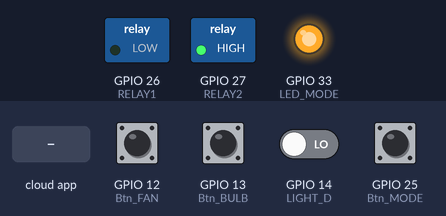
The sketch below on a simulated ESP32. On the bench: switched loads named in the sketch (green lamp = pin HIGH), output pins drawn as LEDs (lit = HIGH). The inputs (shaded band) are chosen by the test bench; at power-on: GPIO 12 (Btn_FAN), GPIO 13 (Btn_BULB), GPIO 25 (Btn_MODE) HIGH, GPIO 14 (LIGHT_D) LOW. WiFi joins after 1.5 s; servers stay silent unless stated; the Firebase database answers and starts empty; what the sketch prints to the serial monitor is not drawn.

Above: at 2.8 s.
2.9 s: GPIO 14 (LIGHT_D) driven HIGH
At 4.3 s:
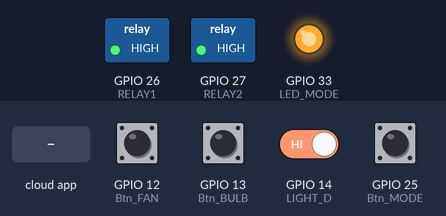
5.9 s: the phone or cloud app sets STATUS to 0
At 7.5 s:
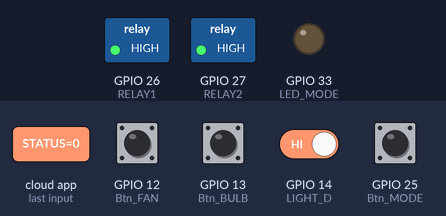
7.8 s: the phone or cloud app sets STATUS to 0
At 8.7 s:
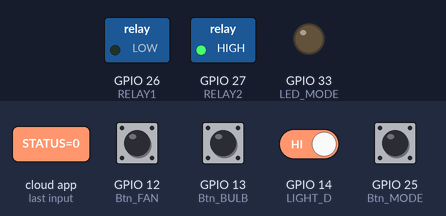
9.3 s: GPIO 12 (Btn_FAN) pulled LOW for 0.25 s
At 10.0 s:
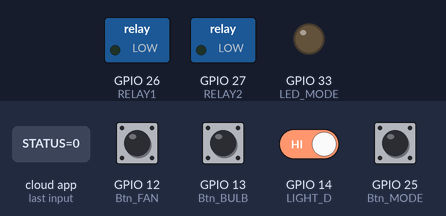
11.0 s: GPIO 25 (Btn_MODE) pulled LOW for 1 s
At 12.0 s:
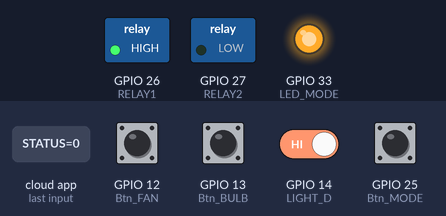
13.5 s: GPIO 25 (Btn_MODE) pulled LOW for 0.25 s
At 14.7 s:
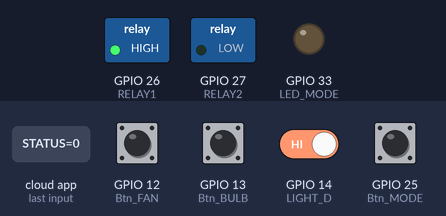
Timing chart, 0 to 16.2 s (numbered marks = the images above; inputs shaded):
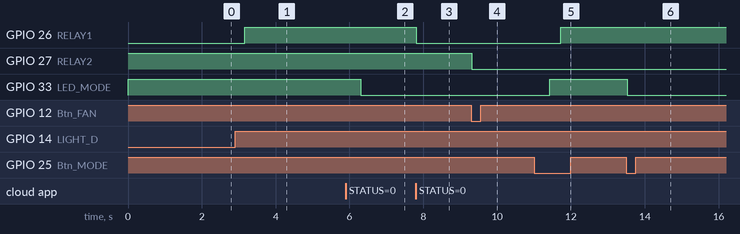

The sketch:

Main.ino
```cpp
#include <WiFi.h>
#include <FirebaseESP32.h>
#include <string.h>

#define Btn_BULB 13
#define Btn_FAN 12
#define Btn_MODE 25
#define RELAY1 26
#define RELAY2 27
#define LIGHT_D 14
#define LED_MODE 33
#define TIME_BETWEEN_BNT 50
#define TIME_BETWEEN_AUTO_FAN 6000000

#define API_KEY "AIzaSyCLejWktrbQkwhQumtWzRzrFyQ6gOpYvmI"
#define DATABASE_URL "esp-data-logging-a1f34-default-rtdb.asia-southeast1.firebasedatabase.app"

#define USER_EMAIL "tamle01687375070@gmail.com"
#define USER_PASSWORD "Tamle2512"

#define STORAGE_BUCKET_ID "esp-data-logging-a1f34.appspot.com"

#define  WIFI_SSID "KIM PHUNG"
#define  WIFI_PASSWORD "68686868"

FirebaseData fbdo;
FirebaseAuth auth;
FirebaseConfig config;

int MODE = 1;

int relayBulbState = LOW;
int relayFanState = HIGH;

int Btn_mode_state = HIGH;
int last_Btn_mode_state = HIGH;

int btn_bulb_state;
int last_btn_bulb_state = LOW;

int btn_fan_state;
int last_btn_fan_state = LOW;
unsigned long lastDebounceTime = 0;  // Thời điểm debounce gần nhất

unsigned long lastTimeBtnMode = 0;
unsigned long lastTimeBtnBulb = 0;
unsigned long lastTimeBtnFan = 0;

unsigned long lastTimeUpdateFan = 0;

hw_timer_t *My_timer = NULL;

//portMUX_TYPE timerMux = portMUX_INITIALIZER_UNLOCKED;
void IRAM_ATTR onTimer() {
  //portENTER_CRITICAL_ISR(&timerMux); //vào chế độ tránh xung đột
  digitalWrite(RELAY2, !digitalRead(RELAY2));
  relayFanState = digitalRead(RELAY2);
  // display fan state
  if (relayFanState == HIGH) {
    Serial.println("NOW AUTO: FAN IS ON");
  } else if (relayFanState == LOW) {
    Serial.println("NOW AUTO: FAN IS OFF");
  }
  //portEXIT_CRITICAL_ISR(&timerMux); // thoát
}

void setup() {

  Serial.begin(115200);

  pinMode(RELAY1, OUTPUT);
  pinMode(RELAY2, OUTPUT);
  pinMode(LED_MODE, OUTPUT);
  pinMode(LIGHT_D, INPUT);

  digitalWrite(RELAY2, relayFanState);
  digitalWrite(LED_MODE, HIGH);

  pinMode(Btn_MODE, INPUT_PULLUP);
  last_Btn_mode_state = digitalRead(Btn_MODE);

  pinMode(Btn_BULB, INPUT_PULLUP);
  last_btn_bulb_state = digitalRead(Btn_BULB);

  pinMode(Btn_FAN, INPUT_PULLUP);
  last_btn_fan_state = digitalRead(Btn_FAN);

  ConnectWifi();

  config.api_key = API_KEY;

  auth.user.email = USER_EMAIL;
  auth.user.password = USER_PASSWORD;

  config.database_url = DATABASE_URL;

  Firebase.begin(&config, &auth);
  Firebase.reconnectWiFi(true);

  Firebase.setReadTimeout(fbdo, 1000 * 60);
  Firebase.setwriteSizeLimit(fbdo, "tiny");

  Firebase.setInt(fbdo, "/Do_An_1/AUTO_MODE/STATUS", 1);
  // timer
  My_timer = timerBegin(0, 80, true);
  timerAttachInterrupt(My_timer, &onTimer, true);
  timerAlarmWrite(My_timer, TIME_BETWEEN_AUTO_FAN, true);
  timerAlarmEnable(My_timer);
}

void loop() {
  ReadMode();
  RunChoiceMode();
  sendFanState();
}
```

Auto_Func.ino
```cpp
void BulbAuto(int8_t Light_Sensor_Pin, uint8_t Relay_Pin) {
  int D_Value = digitalRead(Light_Sensor_Pin);
  relayBulbState = digitalRead(Relay_Pin);
  if ((D_Value == HIGH) && (relayBulbState == LOW)) {
    //digitalWrite(Relay_Pin, HIGH);
    Serial.println("AUTO MODE: DEN ON");
    if (Firebase.setInt(fbdo, "/Do_An_1/DEN/STATUS", 1)) {
      Serial.println("Upload bulb state success");
    }
  } else if ((D_Value == LOW) && (relayBulbState == HIGH)) {
    //digitalWrite(Relay_Pin, LOW);
    Serial.println("AUTO MODE: DEN OFF");
    if (WiFi.status() != WL_CONNECTED) {

    } else {
      if (Firebase.setInt(fbdo, "/Do_An_1/DEN/STATUS", 0))
        Serial.println("Upload bulb state success");
    }
  }

  relayBulbState = D_Value;

  if (relayBulbState == HIGH) {
    digitalWrite(Relay_Pin, HIGH);
  } else {
    digitalWrite(Relay_Pin, LOW);
  }

  sendFanState();
}

//

void sendFanState() {
  relayFanState = digitalRead(RELAY2);
  if (WiFi.status() != WL_CONNECTED) {

  } else {
    if (MODE == 1) {
      if (millis() - lastTimeUpdateFan > 2000) {
        if (relayFanState == HIGH) {

          if (Firebase.setInt(fbdo, "/Do_An_1/QUAT/STATUS", 1))
            //Serial.println("Upload fan state on success");
            return;
        } else if (relayFanState == LOW) {

          if (Firebase.setInt(fbdo, "/Do_An_1/QUAT/STATUS", 0))
            //Serial.println("Upload fan state off success");
            return;
        }

        lastTimeUpdateFan = millis();
      }
    }
  }
}
```

Bulb_Munual_Func.ino
```cpp
void BulbManual() {
  if (WiFi.status() != WL_CONNECTED) {

  } else {
    if (Firebase.getInt(fbdo, "/Do_An_1/DEN/STATUS")) {

      int BulbFB = fbdo.intData();

      if (BulbFB == 0) {
        digitalWrite(RELAY1, LOW);
      } else {
        digitalWrite(RELAY1, HIGH);
      }
    } else {
      Serial.println("Download fail: ");
    }
  }

  if (millis() - lastTimeBtnBulb > TIME_BETWEEN_BNT) {
    btn_bulb_state = digitalRead(Btn_BULB);
    if (btn_bulb_state != last_btn_bulb_state) {
      lastTimeBtnBulb = millis();
      last_btn_bulb_state = btn_bulb_state;
      if (btn_bulb_state == LOW) {
        Ctrl_Bulb_Manual(RELAY1);
      }
    }
  }
}

//

void Ctrl_Bulb_Manual(uint8_t Relay_Pin) {
  relayBulbState = !relayBulbState;
  digitalWrite(Relay_Pin, relayBulbState);

  if (relayBulbState == HIGH) {
    Serial.println("DEN IS ON IN MUNUAL");
    if (WiFi.status() != WL_CONNECTED) {

    } else {
      if (Firebase.setInt(fbdo, "/Do_An_1/DEN/STATUS", 1))
        Serial.println("Upload bulb state success");
    }
  } else if (relayBulbState == LOW) {
    Serial.println("DEN IS OFF IN MANUAL");
    if (WiFi.status() != WL_CONNECTED) {

    } else {
      if (Firebase.setInt(fbdo, "/Do_An_1/DEN/STATUS", 0))
        Serial.println("Upload bulb state success");
    }
  }
}
```

Connect_Wifi_Function.ino
```cpp
void ConnectWifi() {
  WiFi.mode(WIFI_STA);
  WiFi.begin(WIFI_SSID, WIFI_PASSWORD);
  Serial.print("Connecting to Wi-Fi");

  unsigned long StartConnect = millis();

  while ((WiFi.status() != WL_CONNECTED) && (millis() - StartConnect < 5000)) {
    Serial.print(".");
    delay(100);
  }

  if (WiFi.status() != WL_CONNECTED){
    Serial.println("Failed to connect Wifi !!!");
 }
  else{
    Serial.println();
    Serial.print("Connected with IP: ");
    Serial.println(WiFi.localIP());
    Serial.println();
   }
}
```

Fan_Manual_Func.ino
```cpp
void FanManual() {

  if (WiFi.status() != WL_CONNECTED) {

  } else {
    if (Firebase.getInt(fbdo, "/Do_An_1/QUAT/STATUS")) {
      int FanFB = fbdo.intData();

      if (FanFB == 0) {
        digitalWrite(RELAY2, LOW);
      } else {
        digitalWrite(RELAY2, HIGH);
      }
    } else {
      Serial.println("Download fail: ");
    }
  }

  if (millis() - lastTimeBtnFan > TIME_BETWEEN_BNT) {
    btn_fan_state = digitalRead(Btn_FAN);
    if (btn_fan_state != last_btn_fan_state) {
      lastTimeBtnFan = millis();
      last_btn_fan_state = btn_fan_state;
      if (btn_fan_state == LOW) {
        Ctrl_Fan_Manual(RELAY2);
      }
    }
  }
}

//

void Ctrl_Fan_Manual(uint8_t Relay_Pin) {
  relayFanState = !relayFanState;
  digitalWrite(Relay_Pin, relayFanState);

  // display FanManual state on terminal
  if (relayFanState == HIGH) {
    Serial.println("FAN IS ON IN MUNUAL");
    if (WiFi.status() != WL_CONNECTED) {

    } else {
      if (Firebase.setInt(fbdo, "/Do_An_1/QUAT/STATUS", 1))
        Serial.println("Upload fan state success");
    }
  }

  else if (relayFanState == LOW) {
    Serial.println("FAN IS OFF IN MUNUAL");
    if (WiFi.status() != WL_CONNECTED) {
    } else {
      if (Firebase.setInt(fbdo, "/Do_An_1/QUAT/STATUS", 0))
        Serial.println("Upload fan state success");
    }
  }
}
```

Read_Mode_Func.ino
```cpp
void RunChoiceMode() {
  if (MODE == 1) {

    BulbAuto(LIGHT_D, RELAY1);

  } else if (MODE == 0) {
    BulbManual();
    FanManual();
  }
}

//

void ReadMode() {
  if (WiFi.status() != WL_CONNECTED) {

  } else {
    if (Firebase.getInt(fbdo, "/Do_An_1/AUTO_MODE/STATUS")) {
      int ModeFB = fbdo.intData();
      //Serial.println("Download success: " + String(fbdb.stringData()));
      if (ModeFB == 0) {
        if (MODE == 1) {
          timerStop(My_timer);
          Serial.println("MUNUAL");
        }
        MODE = 0;
        digitalWrite(LED_MODE, LOW);
      } else if (ModeFB == 1) {
        if (MODE == LOW) {
          lastTimeUpdateFan = 0;
          timerRestart(My_timer);
          Serial.println("AUTO");
        }
        MODE = 1;
        digitalWrite(LED_MODE, HIGH);
      }
    } else {
      Serial.println("Download fail: ");
    }
  }

  //Kieu 1

  // int reading = digitalRead(Btn_MODE);

  // // Kiểm tra xem trạng thái nút nhấn có thay đổi hay không
  // if (reading != last_Btn_mode_state) {
  //   // Cập nhật thời điểm debounce gần nhất
  //   lastDebounceTime = millis();
  // }
  // last_Btn_mode_state = reading;
  // // Kiểm tra xem đã đủ thời gian debounce chưa
  // if ((millis() - lastDebounceTime) > TIME_BETWEEN_BNT) {
  //   // Kiểm tra trạng thái nút nhấn sau khi đã debounce
  //   if (reading != Btn_mode_state) {
  //     Btn_mode_state = reading;

  //     // Xử lý sự kiện khi nút nhấn được nhấn
  //     if (Btn_mode_state == LOW) {

  //       if (MODE == 1) {

  //         MODE = 0;
  //         digitalWrite(LED_MODE, LOW);
  //         timerStop(My_timer);
  //         Serial.println("AUTO MODE IS OFF");

  //         if (WiFi.status() != WL_CONNECTED) {

  //         } else {
  //           if (Firebase.setInt(fbdo, "/Do_An_1/AUTO_MODE/STATUS", 0))
  //             Serial.println("Upload mode state success");
  //         }

  //       } else if (MODE == 0) {
  //         MODE = 1;
  //         digitalWrite(LED_MODE, HIGH);
  //         timerRestart(My_timer);
  //         Serial.println("AUTO MODE IS ON");
  //         if (WiFi.status() != WL_CONNECTED) {

  //         } else {
  //           if (Firebase.setInt(fbdo, "/Do_An_1/AUTO_MODE/STATUS", 1))
  //             Serial.println("Upload mode state success");
  //         }
  //       }
  //     }
  //   }
  // }

  //Kieu khac
  if (millis() - lastTimeBtnMode > TIME_BETWEEN_BNT) {
    Btn_mode_state = digitalRead(Btn_MODE);
    if (Btn_mode_state != last_Btn_mode_state) {
      last_Btn_mode_state = Btn_mode_state;
      lastTimeBtnMode = millis();
      if (Btn_mode_state == LOW) {

        if (MODE == 1) {

          MODE = 0;
          digitalWrite(LED_MODE, LOW);
          timerStop(My_timer);
          Serial.println("AUTO MODE IS OFF");

          if (WiFi.status() != WL_CONNECTED) {

          } else {
            if (Firebase.setInt(fbdo, "/Do_An_1/AUTO_MODE/STATUS", 0))
              Serial.println("Upload mode state success");
          }

        } else if (MODE == 0) {
          MODE = 1;
          digitalWrite(LED_MODE, HIGH);
          timerRestart(My_timer);
          Serial.println("AUTO MODE IS ON");
          if (WiFi.status() != WL_CONNECTED) {

          } else {
            if (Firebase.setInt(fbdo, "/Do_An_1/AUTO_MODE/STATUS", 1))
              Serial.println("Upload mode state success");
          }
        }
      }
    }
  }
}
```

Timer_Func.ino
```cpp

```

Measured:
- after the input at 2.9 s, GPIO 26 (RELAY1): LOW → HIGH after 0.26 s
- after the input at 5.9 s, GPIO 27 (RELAY2): stays HIGH (without the input it goes to LOW after 1.8 s); GPIO 33 (LED_MODE): HIGH → LOW after 0.41 s
- after the input at 7.8 s, GPIO 26 (RELAY1): HIGH → LOW at once
- after the input at 9.3 s, GPIO 27 (RELAY2): HIGH → LOW at once
- after the input at 11.0 s, GPIO 26 (RELAY1): LOW → HIGH after 0.72 s; GPIO 33 (LED_MODE): LOW → HIGH after 0.42 s
- after the input at 13.5 s, GPIO 33 (LED_MODE): HIGH → LOW at once
